Frame 1 (no input): blank canvas, image omitted
Frame 60 (the mouse pressed at the canvas centre just before this capture): blank canvas, image omitted
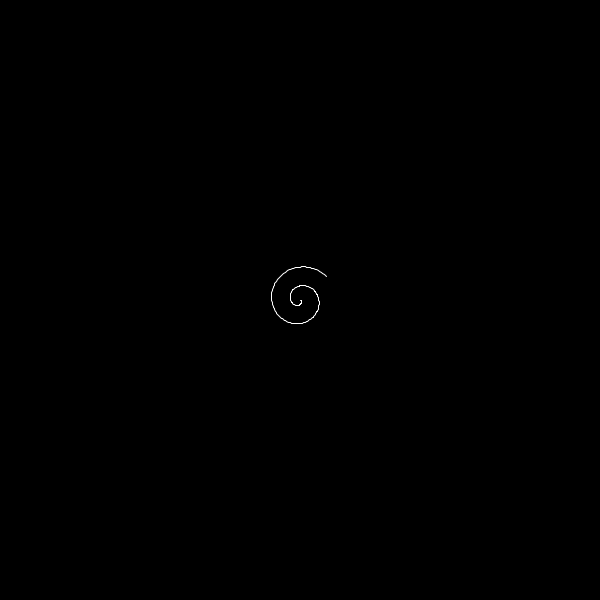
Frame 120 (the mouse held since frame 60 and released just before this capture)

The Processing sketch whose frames 1 and 60 were blank and that drew this single picture after the mouse press (run headless with seeded random() and noise(); from frame 60 on, the mouse is pressed at the canvas centre):

// Processing sketch: sketch_U19
// ── sketch_U19.pde
// homework
float theta=0;
void setup() { size(600,600); background(0); translate(300,300); }
void draw() {
  translate(300,300);
  background(0); stroke(255); noFill();
  beginShape();
  for(float a=0;a<theta;a+=0.05) {
    float r=a*3;
    vertex(cos(a)*r,sin(a)*r);
  }
  endShape();
  theta+=0.1; if(theta>TWO_PI*10) theta=0;
}

void branch(float len, float angle) {
  if (len < 4) return;
  pushMatrix();
  rotate(radians(angle));
  line(0, 0, 0, -len);
  translate(0, -len);
  branch(len*0.72, 25);
  branch(len*0.72, -25);
  popMatrix();
}

class Boid {
  PVector pos, vel, acc;
  Boid(float x, float y) {
    pos=new PVector(x,y);
    vel=PVector.random2D().mult(random(1,3));
    acc=new PVector();
  }
  void update() { vel.add(acc); vel.limit(4); pos.add(vel); acc.mult(0); }
  void show() { fill(200,100,255); noStroke(); ellipse(pos.x,pos.y,8,8); }
}// done
